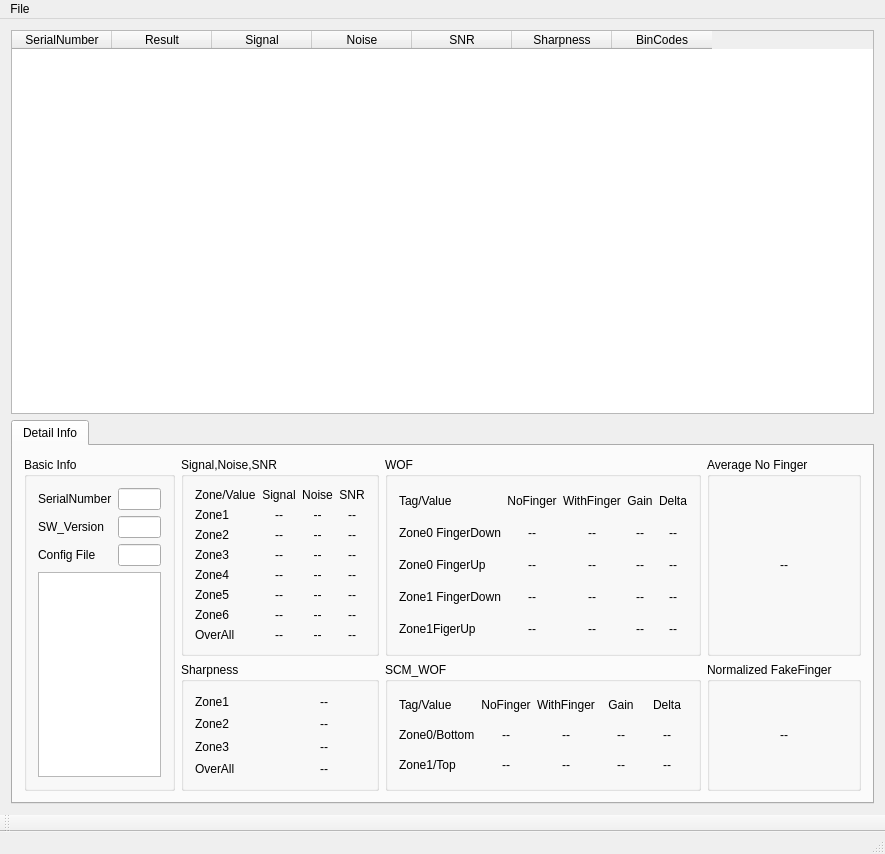
<?xml version="1.0" encoding="UTF-8"?>
<ui version="4.0">
 <class>YangpuClass</class>
 <widget class="QMainWindow" name="YangpuClass">
  <property name="geometry">
   <rect>
    <x>0</x>
    <y>0</y>
    <width>885</width>
    <height>854</height>
   </rect>
  </property>
  <property name="windowTitle">
   <string>Yangpu</string>
  </property>
  <widget class="QWidget" name="centralWidget">
   <layout class="QGridLayout" name="gridLayout">
    <item row="0" column="0">
     <widget class="QTableWidget" name="tableWidget">
      <column>
       <property name="text">
        <string>SerialNumber</string>
       </property>
      </column>
      <column>
       <property name="text">
        <string>Result</string>
       </property>
      </column>
      <column>
       <property name="text">
        <string>Signal</string>
       </property>
      </column>
      <column>
       <property name="text">
        <string>Noise</string>
       </property>
      </column>
      <column>
       <property name="text">
        <string>SNR</string>
       </property>
      </column>
      <column>
       <property name="text">
        <string>Sharpness</string>
       </property>
      </column>
      <column>
       <property name="text">
        <string>BinCodes</string>
       </property>
      </column>
     </widget>
    </item>
    <item row="1" column="0">
     <widget class="QTabWidget" name="tabWidget">
      <property name="currentIndex">
       <number>0</number>
      </property>
      <widget class="QWidget" name="tab">
       <attribute name="title">
        <string>Detail Info</string>
       </attribute>
       <layout class="QGridLayout" name="gridLayout_5">
        <item row="0" column="0" rowspan="2">
         <widget class="QGroupBox" name="BasicInfoGroupBox">
          <property name="title">
           <string>Basic Info</string>
          </property>
          <layout class="QGridLayout" name="gridLayout_2">
           <item row="0" column="0">
            <widget class="QLabel" name="SerialNumberLabel">
             <property name="text">
              <string>SerialNumber</string>
             </property>
            </widget>
           </item>
           <item row="0" column="1">
            <widget class="QLineEdit" name="SerialNumberLineEdit">
             <property name="readOnly">
              <bool>true</bool>
             </property>
            </widget>
           </item>
           <item row="1" column="0">
            <widget class="QLabel" name="SoftwareVersionLabel">
             <property name="text">
              <string>SW_Version</string>
             </property>
            </widget>
           </item>
           <item row="1" column="1">
            <widget class="QLineEdit" name="SoftwareVersionLineEdit">
             <property name="readOnly">
              <bool>true</bool>
             </property>
            </widget>
           </item>
           <item row="2" column="0">
            <widget class="QLabel" name="ConfigFileLabel">
             <property name="text">
              <string>Config File</string>
             </property>
            </widget>
           </item>
           <item row="2" column="1">
            <widget class="QLineEdit" name="ConfigFileLineEdit">
             <property name="readOnly">
              <bool>true</bool>
             </property>
            </widget>
           </item>
           <item row="3" column="0" colspan="2">
            <widget class="QTextBrowser" name="textBrowser"/>
           </item>
          </layout>
         </widget>
        </item>
        <item row="0" column="1">
         <widget class="QGroupBox" name="SignalGroupBox">
          <property name="title">
           <string>Signal,Noise,SNR</string>
          </property>
          <layout class="QHBoxLayout" name="horizontalLayout">
           <item>
            <layout class="QVBoxLayout" name="verticalLayout">
             <item>
              <widget class="QLabel" name="SNRTagLabel">
               <property name="text">
                <string>Zone/Value</string>
               </property>
               <property name="alignment">
                <set>Qt::AlignLeading|Qt::AlignLeft|Qt::AlignVCenter</set>
               </property>
              </widget>
             </item>
             <item>
              <widget class="QLabel" name="Zone1NameLabel">
               <property name="text">
                <string>Zone1</string>
               </property>
              </widget>
             </item>
             <item>
              <widget class="QLabel" name="Zone2NameLabel">
               <property name="text">
                <string>Zone2</string>
               </property>
              </widget>
             </item>
             <item>
              <widget class="QLabel" name="Zone3NameLabel">
               <property name="text">
                <string>Zone3</string>
               </property>
              </widget>
             </item>
             <item>
              <widget class="QLabel" name="Zone4NameLabel">
               <property name="text">
                <string>Zone4</string>
               </property>
              </widget>
             </item>
             <item>
              <widget class="QLabel" name="Zone5NameLabel">
               <property name="text">
                <string>Zone5</string>
               </property>
              </widget>
             </item>
             <item>
              <widget class="QLabel" name="Zone6NameLabel">
               <property name="text">
                <string>Zone6</string>
               </property>
              </widget>
             </item>
             <item>
              <widget class="QLabel" name="ZoneOverAllNameLabel">
               <property name="text">
                <string>OverAll</string>
               </property>
              </widget>
             </item>
            </layout>
           </item>
           <item>
            <layout class="QVBoxLayout" name="verticalLayout_4">
             <item>
              <widget class="QLabel" name="SignalLabel">
               <property name="text">
                <string>Signal</string>
               </property>
               <property name="alignment">
                <set>Qt::AlignCenter</set>
               </property>
              </widget>
             </item>
             <item>
              <widget class="QLabel" name="SignalZone1ValueLabel">
               <property name="lineWidth">
                <number>0</number>
               </property>
               <property name="text">
                <string>--</string>
               </property>
               <property name="alignment">
                <set>Qt::AlignCenter</set>
               </property>
              </widget>
             </item>
             <item>
              <widget class="QLabel" name="SignalZone2ValueLabel">
               <property name="text">
                <string>--</string>
               </property>
               <property name="alignment">
                <set>Qt::AlignCenter</set>
               </property>
              </widget>
             </item>
             <item>
              <widget class="QLabel" name="SignalZone3ValueLabel">
               <property name="text">
                <string>--</string>
               </property>
               <property name="alignment">
                <set>Qt::AlignCenter</set>
               </property>
              </widget>
             </item>
             <item>
              <widget class="QLabel" name="SignalZone4ValueLabel">
               <property name="text">
                <string>--</string>
               </property>
               <property name="alignment">
                <set>Qt::AlignCenter</set>
               </property>
              </widget>
             </item>
             <item>
              <widget class="QLabel" name="SignalZone5ValueLabel">
               <property name="text">
                <string>--</string>
               </property>
               <property name="alignment">
                <set>Qt::AlignCenter</set>
               </property>
              </widget>
             </item>
             <item>
              <widget class="QLabel" name="SignalZone6ValueLabel">
               <property name="text">
                <string>--</string>
               </property>
               <property name="alignment">
                <set>Qt::AlignCenter</set>
               </property>
              </widget>
             </item>
             <item>
              <widget class="QLabel" name="SignalOverAllValueLabel">
               <property name="text">
                <string>--</string>
               </property>
               <property name="alignment">
                <set>Qt::AlignCenter</set>
               </property>
              </widget>
             </item>
            </layout>
           </item>
           <item>
            <layout class="QVBoxLayout" name="verticalLayout_3">
             <item>
              <widget class="QLabel" name="NoiseLabel">
               <property name="text">
                <string>Noise</string>
               </property>
               <property name="alignment">
                <set>Qt::AlignCenter</set>
               </property>
              </widget>
             </item>
             <item>
              <widget class="QLabel" name="NoiseZone1ValueLabel">
               <property name="text">
                <string>--</string>
               </property>
               <property name="alignment">
                <set>Qt::AlignCenter</set>
               </property>
              </widget>
             </item>
             <item>
              <widget class="QLabel" name="NoiseZone2ValueLabel">
               <property name="text">
                <string>--</string>
               </property>
               <property name="alignment">
                <set>Qt::AlignCenter</set>
               </property>
              </widget>
             </item>
             <item>
              <widget class="QLabel" name="NoiseZone3ValueLabel">
               <property name="text">
                <string>--</string>
               </property>
               <property name="alignment">
                <set>Qt::AlignCenter</set>
               </property>
              </widget>
             </item>
             <item>
              <widget class="QLabel" name="NoiseZone4ValueLabel">
               <property name="text">
                <string>--</string>
               </property>
               <property name="alignment">
                <set>Qt::AlignCenter</set>
               </property>
              </widget>
             </item>
             <item>
              <widget class="QLabel" name="NoiseZone5ValueLabel">
               <property name="text">
                <string>--</string>
               </property>
               <property name="alignment">
                <set>Qt::AlignCenter</set>
               </property>
              </widget>
             </item>
             <item>
              <widget class="QLabel" name="NoiseZone6ValueLabel">
               <property name="text">
                <string>--</string>
               </property>
               <property name="alignment">
                <set>Qt::AlignCenter</set>
               </property>
              </widget>
             </item>
             <item>
              <widget class="QLabel" name="NoiseOverAllValueLabel">
               <property name="text">
                <string>--</string>
               </property>
               <property name="alignment">
                <set>Qt::AlignCenter</set>
               </property>
              </widget>
             </item>
            </layout>
           </item>
           <item>
            <layout class="QVBoxLayout" name="verticalLayout_2">
             <item>
              <widget class="QLabel" name="SNRLabel">
               <property name="text">
                <string>SNR</string>
               </property>
               <property name="alignment">
                <set>Qt::AlignCenter</set>
               </property>
              </widget>
             </item>
             <item>
              <widget class="QLabel" name="SNRZone1ValueLabel">
               <property name="text">
                <string>--</string>
               </property>
               <property name="alignment">
                <set>Qt::AlignCenter</set>
               </property>
              </widget>
             </item>
             <item>
              <widget class="QLabel" name="SNRZone2ValueLabel">
               <property name="text">
                <string>--</string>
               </property>
               <property name="alignment">
                <set>Qt::AlignCenter</set>
               </property>
              </widget>
             </item>
             <item>
              <widget class="QLabel" name="SNRZone3ValueLabel">
               <property name="text">
                <string>--</string>
               </property>
               <property name="alignment">
                <set>Qt::AlignCenter</set>
               </property>
              </widget>
             </item>
             <item>
              <widget class="QLabel" name="SNRZone4ValueLabel">
               <property name="text">
                <string>--</string>
               </property>
               <property name="alignment">
                <set>Qt::AlignCenter</set>
               </property>
              </widget>
             </item>
             <item>
              <widget class="QLabel" name="SNRZone5ValueLabel">
               <property name="text">
                <string>--</string>
               </property>
               <property name="alignment">
                <set>Qt::AlignCenter</set>
               </property>
              </widget>
             </item>
             <item>
              <widget class="QLabel" name="SNRZone6ValueLabel">
               <property name="text">
                <string>--</string>
               </property>
               <property name="alignment">
                <set>Qt::AlignCenter</set>
               </property>
              </widget>
             </item>
             <item>
              <widget class="QLabel" name="SNROverAllValueLabel">
               <property name="text">
                <string>--</string>
               </property>
               <property name="alignment">
                <set>Qt::AlignCenter</set>
               </property>
              </widget>
             </item>
            </layout>
           </item>
          </layout>
         </widget>
        </item>
        <item row="1" column="1">
         <widget class="QGroupBox" name="SharpnessGroupBox">
          <property name="title">
           <string>Sharpness</string>
          </property>
          <layout class="QGridLayout" name="gridLayout_3">
           <item row="0" column="0">
            <widget class="QLabel" name="SharpnesZone1Label">
             <property name="text">
              <string>Zone1</string>
             </property>
            </widget>
           </item>
           <item row="0" column="1">
            <widget class="QLabel" name="SharpnesZone1ValueLabel">
             <property name="text">
              <string>--</string>
             </property>
             <property name="alignment">
              <set>Qt::AlignCenter</set>
             </property>
            </widget>
           </item>
           <item row="1" column="0">
            <widget class="QLabel" name="SharpnesZone2Label">
             <property name="text">
              <string>Zone2</string>
             </property>
            </widget>
           </item>
           <item row="1" column="1">
            <widget class="QLabel" name="SharpnesZone2ValueLabel">
             <property name="text">
              <string>--</string>
             </property>
             <property name="alignment">
              <set>Qt::AlignCenter</set>
             </property>
            </widget>
           </item>
           <item row="2" column="0">
            <widget class="QLabel" name="SharpnesZone3Label">
             <property name="text">
              <string>Zone3</string>
             </property>
            </widget>
           </item>
           <item row="2" column="1">
            <widget class="QLabel" name="SharpnesZone3ValueLabel">
             <property name="text">
              <string>--</string>
             </property>
             <property name="alignment">
              <set>Qt::AlignCenter</set>
             </property>
            </widget>
           </item>
           <item row="3" column="0">
            <widget class="QLabel" name="SharpnesOverAllLabel">
             <property name="text">
              <string>OverAll</string>
             </property>
            </widget>
           </item>
           <item row="3" column="1">
            <widget class="QLabel" name="SharpnesOverAllValueLabel">
             <property name="text">
              <string>--</string>
             </property>
             <property name="alignment">
              <set>Qt::AlignCenter</set>
             </property>
            </widget>
           </item>
          </layout>
         </widget>
        </item>
        <item row="1" column="2">
         <widget class="QGroupBox" name="SCMWOFGroupBox">
          <property name="title">
           <string>SCM_WOF</string>
          </property>
          <layout class="QGridLayout" name="gridLayout_8">
           <item row="0" column="0">
            <widget class="QLabel" name="SCMWOFLabel">
             <property name="text">
              <string>Tag/Value</string>
             </property>
            </widget>
           </item>
           <item row="0" column="1">
            <widget class="QLabel" name="SCMWOFNoFingerLabel">
             <property name="text">
              <string>NoFinger</string>
             </property>
             <property name="alignment">
              <set>Qt::AlignCenter</set>
             </property>
            </widget>
           </item>
           <item row="0" column="2">
            <widget class="QLabel" name="SCMWOFWithFingerLabel">
             <property name="text">
              <string>WithFinger</string>
             </property>
             <property name="alignment">
              <set>Qt::AlignCenter</set>
             </property>
            </widget>
           </item>
           <item row="0" column="3">
            <widget class="QLabel" name="SCMWOFGainLabel">
             <property name="text">
              <string>Gain</string>
             </property>
             <property name="alignment">
              <set>Qt::AlignCenter</set>
             </property>
            </widget>
           </item>
           <item row="0" column="4">
            <widget class="QLabel" name="SCMWOFDeltaLabel">
             <property name="text">
              <string>Delta</string>
             </property>
             <property name="alignment">
              <set>Qt::AlignCenter</set>
             </property>
            </widget>
           </item>
           <item row="1" column="0">
            <widget class="QLabel" name="SCMWOFZone0Label">
             <property name="text">
              <string>Zone0/Bottom</string>
             </property>
            </widget>
           </item>
           <item row="2" column="0">
            <widget class="QLabel" name="SCMWOFZone1Label">
             <property name="text">
              <string>Zone1/Top</string>
             </property>
            </widget>
           </item>
           <item row="1" column="1">
            <widget class="QLabel" name="SCMWOFZone0NoFingerLabel">
             <property name="text">
              <string>--</string>
             </property>
             <property name="alignment">
              <set>Qt::AlignCenter</set>
             </property>
            </widget>
           </item>
           <item row="1" column="2">
            <widget class="QLabel" name="SCMWOFZone0WithFingerLabel">
             <property name="text">
              <string>--</string>
             </property>
             <property name="alignment">
              <set>Qt::AlignCenter</set>
             </property>
            </widget>
           </item>
           <item row="1" column="3">
            <widget class="QLabel" name="SCMWOFZone0GainLabel">
             <property name="text">
              <string>--</string>
             </property>
             <property name="alignment">
              <set>Qt::AlignCenter</set>
             </property>
            </widget>
           </item>
           <item row="1" column="4">
            <widget class="QLabel" name="SCMWOFZone0DeltaLabel">
             <property name="text">
              <string>--</string>
             </property>
             <property name="alignment">
              <set>Qt::AlignCenter</set>
             </property>
            </widget>
           </item>
           <item row="2" column="1">
            <widget class="QLabel" name="SCMWOFZone1NoFingerLabel">
             <property name="text">
              <string>--</string>
             </property>
             <property name="alignment">
              <set>Qt::AlignCenter</set>
             </property>
            </widget>
           </item>
           <item row="2" column="2">
            <widget class="QLabel" name="SCMWOFZone1WithFingerLabel">
             <property name="text">
              <string>--</string>
             </property>
             <property name="alignment">
              <set>Qt::AlignCenter</set>
             </property>
            </widget>
           </item>
           <item row="2" column="3">
            <widget class="QLabel" name="SCMWOFZone1GainLabel">
             <property name="text">
              <string>--</string>
             </property>
             <property name="alignment">
              <set>Qt::AlignCenter</set>
             </property>
            </widget>
           </item>
           <item row="2" column="4">
            <widget class="QLabel" name="SCMWOFZone1DeltaLabel">
             <property name="text">
              <string>--</string>
             </property>
             <property name="alignment">
              <set>Qt::AlignCenter</set>
             </property>
            </widget>
           </item>
          </layout>
         </widget>
        </item>
        <item row="1" column="3" colspan="2">
         <widget class="QGroupBox" name="FakeFingerGroupBox">
          <property name="title">
           <string>Normalized FakeFinger</string>
          </property>
          <layout class="QGridLayout" name="gridLayout_7">
           <item row="0" column="0">
            <widget class="QLabel" name="FakeFingerLabel">
             <property name="text">
              <string>--</string>
             </property>
             <property name="alignment">
              <set>Qt::AlignCenter</set>
             </property>
            </widget>
           </item>
          </layout>
         </widget>
        </item>
        <item row="0" column="2">
         <widget class="QGroupBox" name="WOFGroupBox">
          <property name="title">
           <string>WOF</string>
          </property>
          <layout class="QGridLayout" name="gridLayout_4">
           <item row="0" column="0">
            <widget class="QLabel" name="WOFTagLabel">
             <property name="text">
              <string>Tag/Value</string>
             </property>
            </widget>
           </item>
           <item row="0" column="1">
            <widget class="QLabel" name="WOFNoFingerLabel">
             <property name="text">
              <string>NoFinger</string>
             </property>
             <property name="alignment">
              <set>Qt::AlignCenter</set>
             </property>
            </widget>
           </item>
           <item row="0" column="2">
            <widget class="QLabel" name="WOFWithFingerLabel">
             <property name="text">
              <string>WithFinger</string>
             </property>
             <property name="alignment">
              <set>Qt::AlignCenter</set>
             </property>
            </widget>
           </item>
           <item row="0" column="3">
            <widget class="QLabel" name="WOFGainLabel">
             <property name="text">
              <string>Gain</string>
             </property>
             <property name="alignment">
              <set>Qt::AlignCenter</set>
             </property>
            </widget>
           </item>
           <item row="0" column="4">
            <widget class="QLabel" name="WOFDeltaLabel">
             <property name="text">
              <string>Delta</string>
             </property>
             <property name="alignment">
              <set>Qt::AlignCenter</set>
             </property>
            </widget>
           </item>
           <item row="1" column="0">
            <widget class="QLabel" name="WOFZone0FDLabel">
             <property name="text">
              <string>Zone0 FingerDown</string>
             </property>
            </widget>
           </item>
           <item row="1" column="1">
            <widget class="QLabel" name="WOFZone0FDNoFingerLabel">
             <property name="text">
              <string>--</string>
             </property>
             <property name="alignment">
              <set>Qt::AlignCenter</set>
             </property>
            </widget>
           </item>
           <item row="1" column="2">
            <widget class="QLabel" name="WOFZone0FDWithFingerLabel">
             <property name="text">
              <string>--</string>
             </property>
             <property name="alignment">
              <set>Qt::AlignCenter</set>
             </property>
            </widget>
           </item>
           <item row="1" column="3">
            <widget class="QLabel" name="WOFZone0FDGainLabel">
             <property name="text">
              <string>--</string>
             </property>
             <property name="alignment">
              <set>Qt::AlignCenter</set>
             </property>
            </widget>
           </item>
           <item row="1" column="4">
            <widget class="QLabel" name="WOFZone0FDDeltaLabel">
             <property name="text">
              <string>--</string>
             </property>
             <property name="alignment">
              <set>Qt::AlignCenter</set>
             </property>
            </widget>
           </item>
           <item row="2" column="0">
            <widget class="QLabel" name="WOFZone0FULabel">
             <property name="text">
              <string>Zone0 FingerUp</string>
             </property>
            </widget>
           </item>
           <item row="2" column="1">
            <widget class="QLabel" name="WOFZone0FUNoFingerLabel">
             <property name="text">
              <string>--</string>
             </property>
             <property name="alignment">
              <set>Qt::AlignCenter</set>
             </property>
            </widget>
           </item>
           <item row="2" column="2">
            <widget class="QLabel" name="WOFZone0FUWithFingerLabel">
             <property name="text">
              <string>--</string>
             </property>
             <property name="alignment">
              <set>Qt::AlignCenter</set>
             </property>
            </widget>
           </item>
           <item row="2" column="3">
            <widget class="QLabel" name="WOFZone0FUGainLabel">
             <property name="text">
              <string>--</string>
             </property>
             <property name="alignment">
              <set>Qt::AlignCenter</set>
             </property>
            </widget>
           </item>
           <item row="2" column="4">
            <widget class="QLabel" name="WOFZone0FUDeltaLabel">
             <property name="text">
              <string>--</string>
             </property>
             <property name="alignment">
              <set>Qt::AlignCenter</set>
             </property>
            </widget>
           </item>
           <item row="3" column="0">
            <widget class="QLabel" name="WOFZone1FDLabel">
             <property name="text">
              <string>Zone1 FingerDown</string>
             </property>
            </widget>
           </item>
           <item row="3" column="1">
            <widget class="QLabel" name="WOFZone1FDNoFingerLabel">
             <property name="text">
              <string>--</string>
             </property>
             <property name="alignment">
              <set>Qt::AlignCenter</set>
             </property>
            </widget>
           </item>
           <item row="3" column="2">
            <widget class="QLabel" name="WOFZone1FDWithFingerLabel">
             <property name="text">
              <string>--</string>
             </property>
             <property name="alignment">
              <set>Qt::AlignCenter</set>
             </property>
            </widget>
           </item>
           <item row="3" column="3">
            <widget class="QLabel" name="WOFZone1FDGainLabel">
             <property name="text">
              <string>--</string>
             </property>
             <property name="alignment">
              <set>Qt::AlignCenter</set>
             </property>
            </widget>
           </item>
           <item row="3" column="4">
            <widget class="QLabel" name="WOFZone1FDDeltaLabel">
             <property name="text">
              <string>--</string>
             </property>
             <property name="alignment">
              <set>Qt::AlignCenter</set>
             </property>
            </widget>
           </item>
           <item row="4" column="0">
            <widget class="QLabel" name="WOFZone1FULabel">
             <property name="text">
              <string>Zone1FigerUp</string>
             </property>
            </widget>
           </item>
           <item row="4" column="1">
            <widget class="QLabel" name="WOFZone1FUNoFingerLabel">
             <property name="text">
              <string>--</string>
             </property>
             <property name="alignment">
              <set>Qt::AlignCenter</set>
             </property>
            </widget>
           </item>
           <item row="4" column="2">
            <widget class="QLabel" name="WOFZone1FUWithFingerLabel">
             <property name="text">
              <string>--</string>
             </property>
             <property name="alignment">
              <set>Qt::AlignCenter</set>
             </property>
            </widget>
           </item>
           <item row="4" column="3">
            <widget class="QLabel" name="WOFZone1FUGainLabel">
             <property name="text">
              <string>--</string>
             </property>
             <property name="alignment">
              <set>Qt::AlignCenter</set>
             </property>
            </widget>
           </item>
           <item row="4" column="4">
            <widget class="QLabel" name="WOFZone1FUDeltaLabel">
             <property name="text">
              <string>--</string>
             </property>
             <property name="alignment">
              <set>Qt::AlignCenter</set>
             </property>
            </widget>
           </item>
          </layout>
         </widget>
        </item>
        <item row="0" column="3" colspan="2">
         <widget class="QGroupBox" name="NoFingerGroupBox">
          <property name="title">
           <string>Average No Finger</string>
          </property>
          <layout class="QGridLayout" name="gridLayout_6">
           <item row="0" column="0">
            <widget class="QLabel" name="NoFingerLabel">
             <property name="text">
              <string>--</string>
             </property>
             <property name="alignment">
              <set>Qt::AlignCenter</set>
             </property>
            </widget>
           </item>
          </layout>
         </widget>
        </item>
       </layout>
      </widget>
     </widget>
    </item>
   </layout>
  </widget>
  <widget class="QMenuBar" name="menuBar">
   <property name="geometry">
    <rect>
     <x>0</x>
     <y>0</y>
     <width>885</width>
     <height>21</height>
    </rect>
   </property>
   <widget class="QMenu" name="menuFile">
    <property name="title">
     <string>File</string>
    </property>
    <addaction name="actionOpen"/>
    <addaction name="actionExit"/>
   </widget>
   <addaction name="menuFile"/>
  </widget>
  <widget class="QToolBar" name="mainToolBar">
   <attribute name="toolBarArea">
    <enum>BottomToolBarArea</enum>
   </attribute>
   <attribute name="toolBarBreak">
    <bool>false</bool>
   </attribute>
  </widget>
  <widget class="QStatusBar" name="statusBar"/>
  <action name="actionOpen">
   <property name="text">
    <string>Open</string>
   </property>
  </action>
  <action name="actionExit">
   <property name="text">
    <string>Exit</string>
   </property>
  </action>
  <action name="actionSave">
   <property name="text">
    <string>Save</string>
   </property>
  </action>
 </widget>
 <layoutdefault spacing="6" margin="11"/>
 <resources>
  <include location="yangpu.qrc"/>
 </resources>
 <connections/>
</ui>
